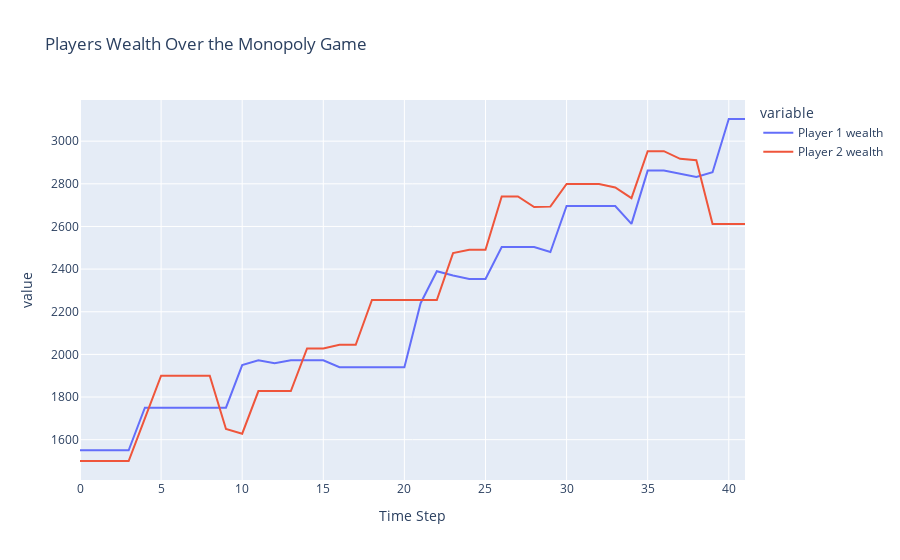

The notebook cell this image was saved under:
### Code cell
i = 0

while player1.bankrupt == False and player2.bankrupt == False and i < 50:
    i += 1

    board.take_turn(player1)
    player1_wealth.append(player1.wealth())
    board.take_turn(player2)
    player2_wealth.append(player2.wealth())
        

print(f'The game lasted {i} rounds.')

df = pd.DataFrame({'Time Step': range(len(player1_wealth)), 'Player 1 wealth': player1_wealth, 'Player 2 wealth': player2_wealth})
fig = px.line(df, x='Time Step', y=['Player 1 wealth', 'Player 2 wealth'], title='Players Wealth Over the Monopoly Game')
fig.show()

### Figure 1 — Plotly figure (JSON) as saved in the notebook; plotly's stock layout.template omitted (floating-point values rounded to 4 significant figures)
{"data": [{"hovertemplate": "variable=Player 1 wealth<br>Time Step=%{x}<br>value=%{y}<extra></extra>", "legendgroup": "Player 1 wealth", "line": {"color": "#636efa", "dash": "solid"}, "marker": {"symbol": "circle"}, "mode": "lines", "name": "Player 1 wealth", "orientation": "v", "showlegend": true, "type": "scatter", "x": [0, 1, 2, 3, 4, 5, 6, 7, 8, 9, 10, 11, 12, 13, 14, 15, 16, 17, 18, 19, 20, 21, 22, 23, 24, 25, 26, 27, 28, 29, 30, 31, 32, 33, 34, 35, 36, 37, 38, 39, 40, 41], "xaxis": "x", "y": [1550, 1550, 1550, 1550, 1750, 1750, 1750, 1750, 1750, 1750, 1950, 1972, 1958, 1972, 1972, 1972, 1940, 1940, 1940, 1940, 1940, 2240, 2390, 2370, 2354, 2354, 2504, 2504, 2504, 2480, 2696, 2696, 2696, 2696, 2612, 2862, 2862, 2848, 2832, 2854, 3104, 3104], "yaxis": "y"}, {"hovertemplate": "variable=Player 2 wealth<br>Time Step=%{x}<br>value=%{y}<extra></extra>", "legendgroup": "Player 2 wealth", "line": {"color": "#EF553B", "dash": "solid"}, "marker": {"symbol": "circle"}, "mode": "lines", "name": "Player 2 wealth", "orientation": "v", "showlegend": true, "type": "scatter", "x": [0, 1, 2, 3, 4, 5, 6, 7, 8, 9, 10, 11, 12, 13, 14, 15, 16, 17, 18, 19, 20, 21, 22, 23, 24, 25, 26, 27, 28, 29, 30, 31, 32, 33, 34, 35, 36, 37, 38, 39, 40, 41], "xaxis": "x", "y": [1500, 1500, 1500, 1500, 1700, 1900, 1900, 1900, 1900, 1650, 1628, 1828, 1828, 1828, 2028, 2028, 2045, 2045, 2255, 2255, 2255, 2255, 2255, 2475, 2491, 2491, 2741, 2741, 2691, 2693, 2799, 2799, 2799, 2783, 2733, 2953, 2953, 2917, 2911, 2611, 2611, 2611], "yaxis": "y"}], "layout": {"legend": {"title": {"text": "variable"}, "tracegroupgap": 0}, "title": {"text": "Players Wealth Over the Monopoly Game"}, "xaxis": {"anchor": "y", "domain": [0, 1], "title": {"text": "Time Step"}}, "yaxis": {"anchor": "x", "domain": [0, 1], "title": {"text": "value"}}}}
